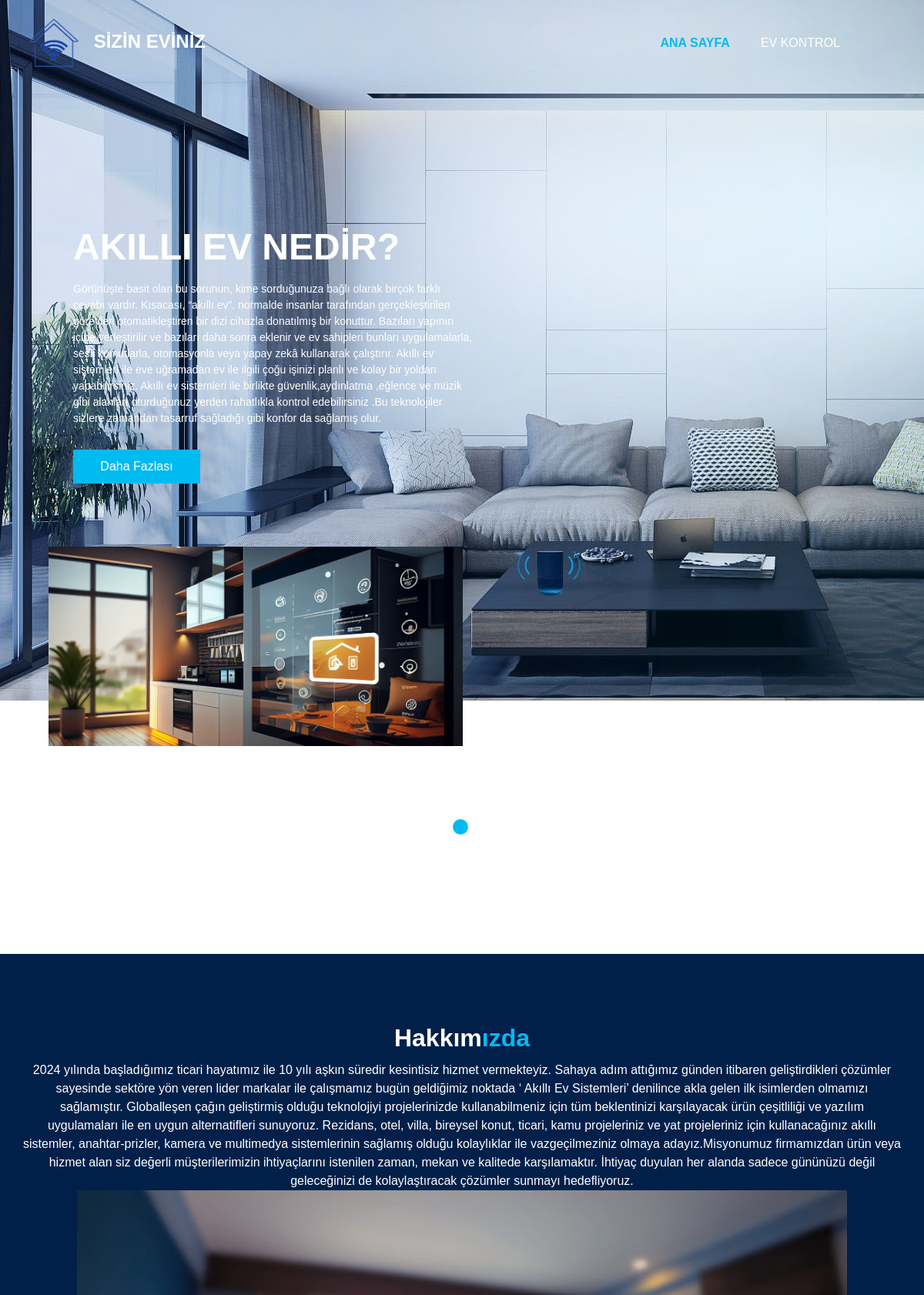
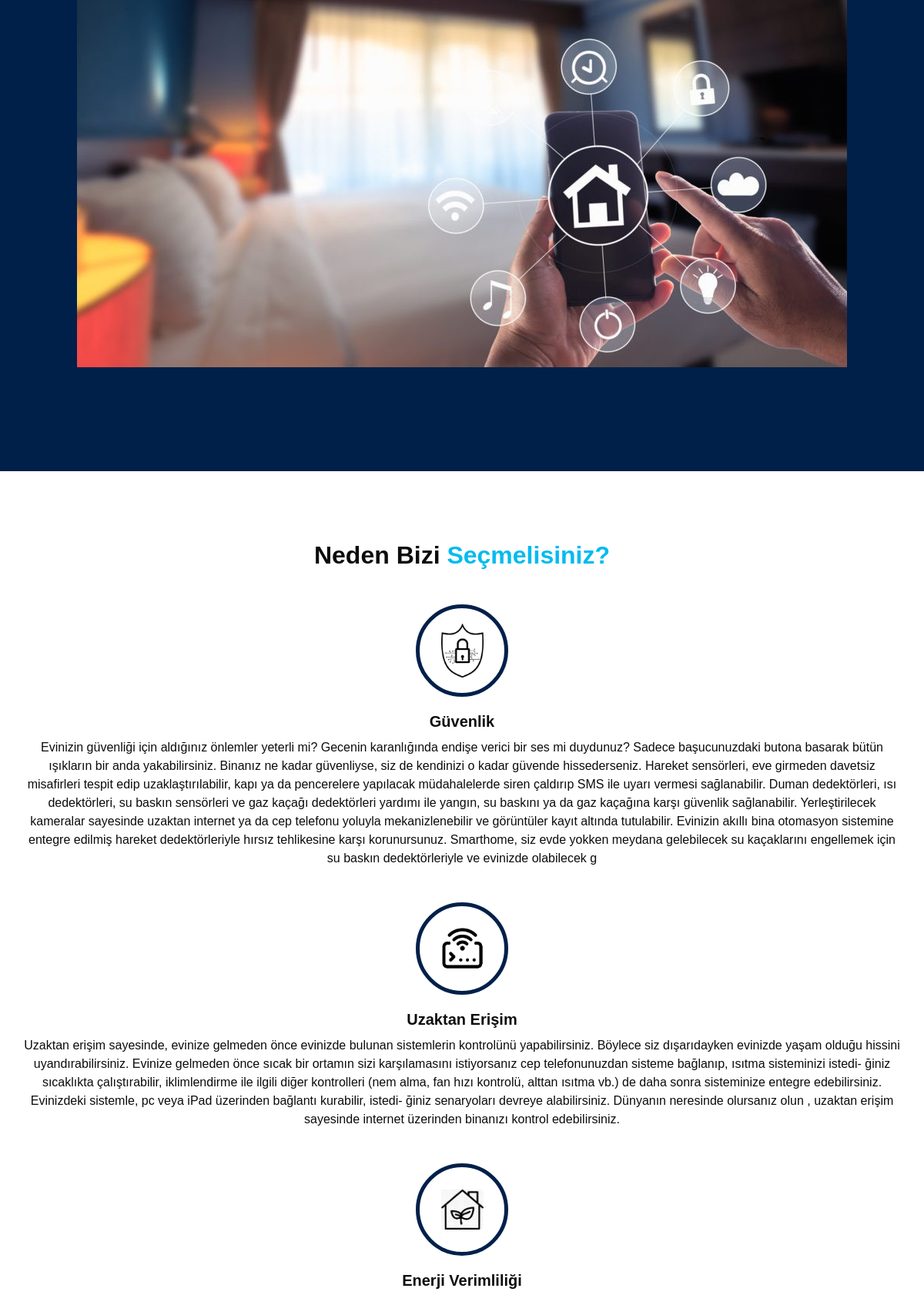
Page /Girindex.php (upper part) on the committed database (2 pictures, top to bottom).
### tables this page shows
CREATE TABLE `anasayfa` (
  `ıd` int(11) NOT NULL,
  `ustbaslik` varchar(1000) NOT NULL,
  `aciklama` varchar(1000) NOT NULL,
  `linkmetın` varchar(1000) NOT NULL,
  `link` varchar(1000) NOT NULL,
  `hakkimizda` varchar(2000) NOT NULL,
  `altbaslik` varchar(1000) NOT NULL,
  `guven` varchar(1000) NOT NULL,
  `uzer` varchar(1000) NOT NULL,
  `enver` varchar(1000) NOT NULL,
  `altlink` varchar(1000) NOT NULL,
  `yorum` varchar(2000) NOT NULL
);

### Girindex.php (the view, shortened to what this page needs)
<?php
include ("php/vt.php");
include("php/girhead.php");
$sorgu = $baglanti->prepare("SELECT * FROM anasayfa");
$sorgu->execute();
$sonuc=$sorgu->fetch();
?>
    <section class="slider_section ">
      <div id="customCarousel1" class="carousel slide" data-ride="carousel">
        <div class="carousel-inner">
          <div class="carousel-item active">
            <div class="container ">
              <div class="row">
                <div class="col-md-6 ">
                  <div class="detail-box">
                    <h1>
                      <?php echo $sonuc["ustbaslik"] ?>
                    </h1>
                    <p>
                    <?php echo $sonuc["aciklama"] ?>
                    </p>
                    <div class="btn-box">
                      <a href="nasıl.php" class="btn1">
                      <?php echo $sonuc["linkmetın"] ?>
                      </a>
                    </div>
                  </div>
                </div>
                <div class="col-md-6">
                  <div class="img-box">
                    <img src="images/Slader.jpg" alt="">
                  </div>
                </div>
              </div>
            </div>
          </div>
        </div>
        <ol class="carousel-indicators">
          <li data-target="#customCarousel1" data-slide-to="0" class="active"></li>
          <li data-target="#customCarousel1" data-slide-to="1"></li>
          <li data-target="#customCarousel1" data-slide-to="2"></li>
        </ol>
      </div>
    </section>
  </div>
  <section class="about_section layout_padding">
    <div class="container  ">
      <div class="heading_container heading_center">
        <h2>
          Hakkım<span>ızda</span>
        </h2>
        <p>
        <?php echo $sonuc["hakkimizda"] ?>
        </p>
        <img src="images/about-img.jpg" alt="">
      </div>
    </div>
  </section>
  <section class="why_section layout_padding">
    <div class="container">
      <div class="heading_container heading_center">
        <h2>
          Neden Bizi  <span>Seçmelisiniz?</span>
        </h2>
      </div>
      <div class="why_container">
        <div class="box">
          <div class="img-box">
            <img src="images/w1.png" alt="">
          </div>
          <div class="detail-box">
            <h5>
              Güvenlik
            </h5>
            <p>
            <?php echo $sonuc["guven"] ?>
            </p>
          </div>
        </div>
        <div class="box">
          <div class="img-box">
            <img src="images/w2.png" alt="">
          </div>
          <div class="detail-box">
            <h5>
              Uzaktan Erişim
            </h5>
            <p>
            <?php echo $sonuc["uzer"] ?>
            </p>
          </div>
        </div>
        <div class="box">
          <div class="img-box">
            <img src="images/w3.png" alt="">
          </div>
          <div class="detail-box">
            <h5>
              Enerji Verimliliği
            </h5>
        </div>
      </div>
    </div>
  </section>
<?php
include("php/footer.php")
?>

### css/style.css (style rules this page uses)
.layout_padding { padding: 90px 0; }
.heading_container { display: -webkit-box; display: -ms-flexbox; display: flex; -webkit-box-orient: vertical; -webkit-box-direction: normal; -ms-flex-direction: column; flex-direction: column; -webkit-box-align: start; -ms-flex-align: start; align-items: flex-start; }
.heading_container h2 { position: relative; font-weight: bold; margin-bottom: 0; }
.heading_container h2 span { color: #00bbf0; }
.heading_container p { margin-top: 10px; margin-bottom: 0; }
.heading_container.heading_center { -webkit-box-align: center; -ms-flex-align: center; align-items: center; text-align: center; }
a, a:hover, a:focus { text-decoration: none; }
.slider_section { -webkit-box-flex: 1; -ms-flex: 1; flex: 1; display: -webkit-box; display: -ms-flexbox; display: flex; -webkit-box-align: center; -ms-flex-align: center; align-items: center; position: relative; padding: 45px 0 145px 0; }
.slider_section .row { -webkit-box-align: center; -ms-flex-align: center; align-items: center; }
.slider_section #customCarousel1 { width: 100%; position: unset; }
.slider_section .detail-box { color: #00204a; }
.slider_section .detail-box h1 { font-size: 3rem; font-weight: bold; text-transform: uppercase; margin-bottom: 15px; color: #ffffff; }
.slider_section .detail-box p { color: #fefefe; font-size: 14px; }
.slider_section .detail-box .btn-box { display: -webkit-box; display: -ms-flexbox; display: flex; margin: 0 -5px; margin-top: 25px; }
.slider_section .detail-box .btn-box a { margin: 5px; text-align: center; width: 165px; }
.slider_section .detail-box .btn-box .btn1 { display: inline-block; padding: 10px 15px; background-color: #00bbf0; color: #ffffff; border-radius: 0; -webkit-transition: all 0.3s; transition: all 0.3s; border: none; }
.slider_section .img-box { margin: 45px 0; }
.slider_section .img-box img { width: 100%; -webkit-animation: upDown 5s infinite; animation: upDown 5s infinite; }
.slider_section .carousel-indicators { position: unset; margin: 0; -webkit-box-pack: center; -ms-flex-pack: center; justify-content: center; -webkit-box-align: center; -ms-flex-align: center; align-items: center; }
.slider_section .carousel-indicators li { background-color: #ffffff; width: 12px; height: 12px; border-radius: 100%; opacity: 1; }
.slider_section .carousel-indicators li.active { width: 20px; height: 20px; background-color: #00bbf0; }
.about_section { background-color: #00204a; color: #ffffff; }
.about_section .heading_container { margin-bottom: 45px; }
.why_section .box { margin-top: 45px; display: -webkit-box; display: -ms-flexbox; display: flex; -webkit-box-orient: vertical; -webkit-box-direction: normal; -ms-flex-direction: column; flex-direction: column; -webkit-box-align: center; -ms-flex-align: center; align-items: center; text-align: center; }
.why_section .box .img-box { margin-bottom: 20px; width: 120px; height: 120px; min-width: 120px; min-height: 120px; border-radius: 100%; border: 5px solid #00204a; display: -webkit-box; display: -ms-flexbox; display: flex; -webkit-box-pack: center; -ms-flex-pack: center; justify-content: center; -webkit-box-align: center; -ms-flex-align: center; align-items: center; }
.why_section .box .img-box img { width: 55px; height: auto; fill: #00204a; }
.why_section .box h5 { font-weight: bold; margin-bottom: 10px; }
.why_section .box p { margin-bottom: 0; }

### css/responsive.css (style rules this page uses)
@media (min-width: 1200px) { .container { max-width: 1170px; } }

### rows in the picture
anasayfa: ustbaslik "AKILLI EV NEDİR?", aciklama "Görünüşte basit olan bu sorunun, kime sorduğunuza bağlı olarak birçok farklı cevabı vardır. Kısacası, “akıllı ev”, normalde insanlar tarafından gerçekleştirilen görevleri otomatikleştiren bir dizi cihazla donatılmış bir konuttur. Bazıları yapının içine yerleştirilir ve bazıları daha sonra eklenir ve ev sahipleri bunları uygulamalarla, sesli komutlarla, otomasyonla veya yapay zekâ kullanarak çalıştırır. Akıllı ev sistemleri ile eve uğramadan ev ile ilgili çoğu işinizi planlı ve kolay bir yoldan yapabilirsiniz. Akıllı ev sistemleri ile birlikte güvenlik,aydınlatma ,eğlence ve müzik gibi alanları oturduğunuz yerden rahatlıkla kontrol edebilirsiniz .Bu teknolojiler sizlere zamandan tasarruf…", linkmetın "Daha Fazlası", hakkimizda "2024 yılında başladığımız ticari hayatımız ile 10 yılı aşkın süredir kesintisiz hizmet vermekteyiz. Sahaya adım attığımız günden itibaren geliştirdikleri çözümler sayesinde sektöre yön veren lider markalar ile çalışmamız bugün geldiğimiz noktada ‘ Akıllı Ev Sistemleri’ denilince akla gelen ilk isimlerden olmamızı sağlamıştır. Globalleşen çağın geliştirmiş olduğu teknolojiyi projelerinizde kullanabilmeniz için tüm beklentinizi karşılayacak ürün çeşitliliği ve yazılım uygulamaları ile en uygun alternatifleri sunuyoruz. Rezidans, otel, villa, bireysel konut, ticari, kamu projeleriniz ve yat projeleriniz için kullanacağınız akıllı sistemler, anahtar-prizler, kamera ve multimedya sistemlerinin…", guven "Evinizin güvenliği için aldığınız önlemler yeterli mi? Gecenin karanlığında endişe verici bir ses mi duydunuz? Sadece başucunuzdaki butona basarak bütün ışıkların bir anda yakabilirsiniz. Binanız ne kadar güvenliyse, siz de kendinizi o kadar güvende hissederseniz. Hareket sensörleri, eve girmeden davetsiz misafirleri tespit edip uzaklaştırılabilir, kapı ya da pencerelere yapılacak müdahalelerde siren çaldırıp SMS ile uyarı vermesi sağlanabilir. Duman dedektörleri, ısı dedektörleri, su baskın sensörleri ve gaz kaçağı dedektörleri yardımı ile yangın, su baskını ya da gaz kaçağına karşı güvenlik sağlanabilir. Yerleştirilecek kameralar sayesinde uzaktan internet ya da cep telefonu yoluyla…", uzer "Uzaktan erişim sayesinde, evinize gelmeden önce evinizde bulunan sistemlerin kontrolünü yapabilirsiniz. Böylece siz dışarıdayken evinizde yaşam olduğu hissini uyandırabilirsiniz. Evinize gelmeden önce sıcak bir ortamın sizi karşılamasını istiyorsanız cep telefonunuzdan sisteme bağlanıp, ısıtma sisteminizi istedi- ğiniz sıcaklıkta çalıştırabilir, iklimlendirme ile ilgili diğer kontrolleri (nem alma, fan hızı kontrolü, alttan ısıtma vb.) de daha sonra sisteminize entegre edebilirsiniz. Evinizdeki sistemle, pc veya iPad üzerinden bağlantı kurabilir, istedi- ğiniz senaryoları devreye alabilirsiniz. Dünyanın neresinde olursanız olun , uzaktan erişim sayesinde internet üzerinden binanızı kontrol…"
